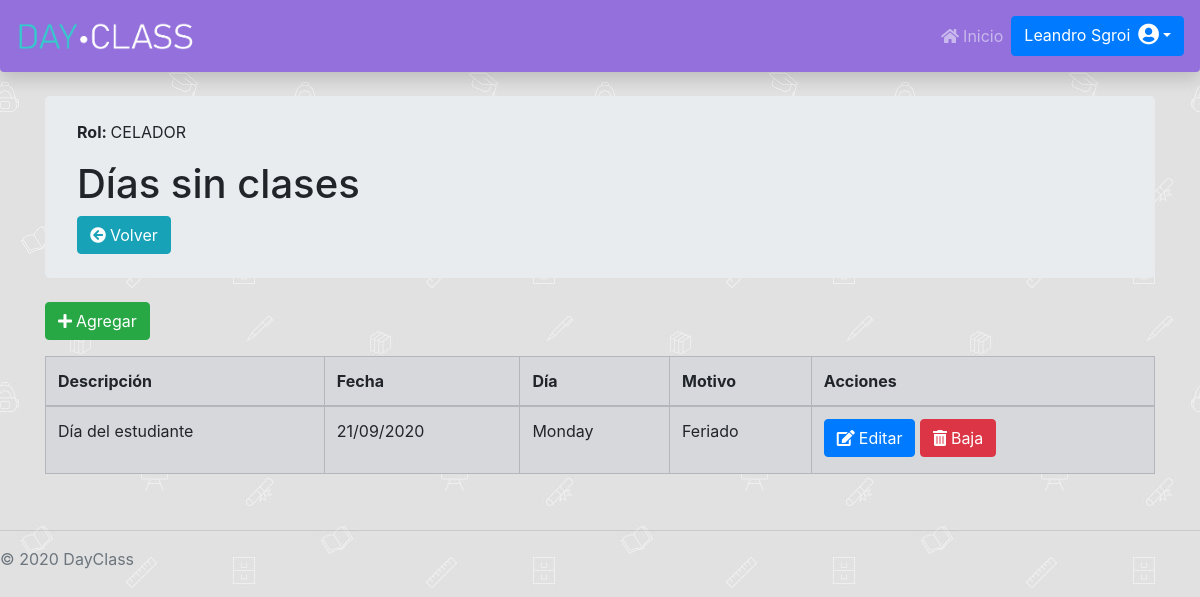
Page /Administrador/ConfiguracionSistema/Parametros/feriadosDiaSinClase.php (signed in) on the committed database.
### tables this page shows
CREATE TABLE `permiso` (
  `id` int(11) NOT NULL AUTO_INCREMENT,
  `fechaDesdePer` date DEFAULT NULL,
  `fechaHastaPer` date DEFAULT NULL,
  `nombrePermiso` varchar(255) DEFAULT NULL,
  PRIMARY KEY (`id`)
);

CREATE TABLE `diassinclases` (
  `id` int(11) NOT NULL AUTO_INCREMENT,
  `fechaDiaSinClases` date DEFAULT NULL,
  `id_motivo` int(11) DEFAULT NULL,
  `comentarioDiaSinClases` varchar(255) DEFAULT NULL,
  `fechaAltaDiaSinClases` date DEFAULT NULL,
  `fechaBajaDiaSinClases` date DEFAULT NULL,
  PRIMARY KEY (`id`)
);

CREATE TABLE `motivodiasinclases` (
  `id` int(11) NOT NULL AUTO_INCREMENT,
  `nombreMotivoDiaSinClases` varchar(255) DEFAULT NULL,
  `fechaDesdeMotivoDiaSinClases` date DEFAULT NULL,
  `fechaHastaMotivoDiaSinClases` date DEFAULT NULL,
  PRIMARY KEY (`id`)
);

### Administrador/ConfiguracionSistema/Parametros/feriadosDiaSinClase.php (the view, shortened to what this page needs)
<?php
include "../../../databaseConection.php";
$nombreRol = "Sin rol asignado";
if(!($_SESSION['usuario']['id_permiso'] == NULL || $_SESSION['usuario']['id_permiso'] == "")){
    $permiso = $con->query("SELECT * FROM permiso WHERE id = '".$_SESSION['usuario']['id_permiso']."'")->fetch_assoc();
    $nombreRol = $permiso['nombrePermiso'];
}
?>
<div class="container">
    <div class="jumbotron my-4 py-4">
        <p><b>Rol: </b><?php echo "$nombreRol" ?></p>
        <h1>Días sin clases</h1>
        <a href="config_parametros.php" class="btn btn-info"><i class="fa fa-arrow-circle-left mr-1"></i>Volver</a>
    </div>
    <a class="btn btn-success mb-3" href="" data-toggle="modal" data-target="#nuevoFeriadoDiaSinClase"><i class="fa fa-plus mr-1"></i>Agregar</a>
    <div class="table-responsive">
        <?php
            $currentDate = date('Y-m-d');
            $consulta = $con->query("SELECT * FROM diassinclases WHERE fechaAltaDiaSinClases <= '$currentDate' AND fechaBajaDiaSinClases IS NULL ORDER BY fechaDiaSinClases DESC");
            if(!($consulta->num_rows)==0){
        ?>
            <table class="table table-bordered table-secondary">
                <thead>
                    <th>Descripción</th>
                    <th>Fecha</th>
                    <th>Día</th>
                    <th>Motivo</th>
                    <th>Acciones</th>
                </thead>
                <tbody>
                    <?php
                        while($feriados = $consulta->fetch_assoc()){
                            $id = $feriados['id'];
                    ?>
                            <tr>
                                <td><?php echo "<label id='evento$id'>".$feriados['comentarioDiaSinClases']."</label>"?></td>
                                <td><?php echo "<label id='fecha$id'>".strftime("%d/%m/%Y", strtotime($feriados['fechaDiaSinClases']))."</label>"?></td>
                                <td><?php echo ucwords(strftime("%A", strtotime($feriados['fechaDiaSinClases'])))?></td>
                                <td><?php echo "<label id='motivo$id'>".$con->query("SELECT nombreMotivoDiaSinClases FROM motivodiasinclases WHERE id = '".$feriados['id_motivo']."'")->fetch_assoc()['nombreMotivoDiaSinClases']."</label>" ?></td>
                                <td>
                                    <button class="btn btn-primary mb-1" <?php echo "onclick='cargarDatos($id)'"; ?> data-toggle="modal" data-target="#editarFeriadoDiaSinClase"><i class="fa fa-edit mr-1"></i>Editar</button>
                                    <button class="btn btn-danger mb-1" <?php echo "onclick='darBaja($id)'"; ?>><i class="fa fa-trash mr-1"></i>Baja</button>
                                </td>
                            </tr>
                    <?php
                        };
                    ?>
                </tbody>
            </table>
        <?php
            } else {
                echo "<br><div class='alert alert-warning' role='alert'>
                    <h5><i class='fa fa-exclamation-circle mr-2'></i>No se han registrado feriados ni días sin clases.</h5>
                </div> ";
            }
        ?>
    </div>
</div>

### DayClassStyle.css (style rules this page uses)
.dayclassnav { background-color: mediumpurple; }
.abajo-pagina { position: absolute; bottom: auto; width: 100%; }
body { padding-top: 4.5rem; background-image: url("/DayClass/images/school.jpg"); background-repeat: repeat; background-attachment: fixed; }

### rows in the picture
permiso: nombrePermiso "CELADOR"
diassinclases: comentarioDiaSinClases "Día del estudiante", fechaDiaSinClases "21/09/2020", fechaDiaSinClases "Monday", id_motivo.nombreMotivoDiaSinClases "Feriado"
